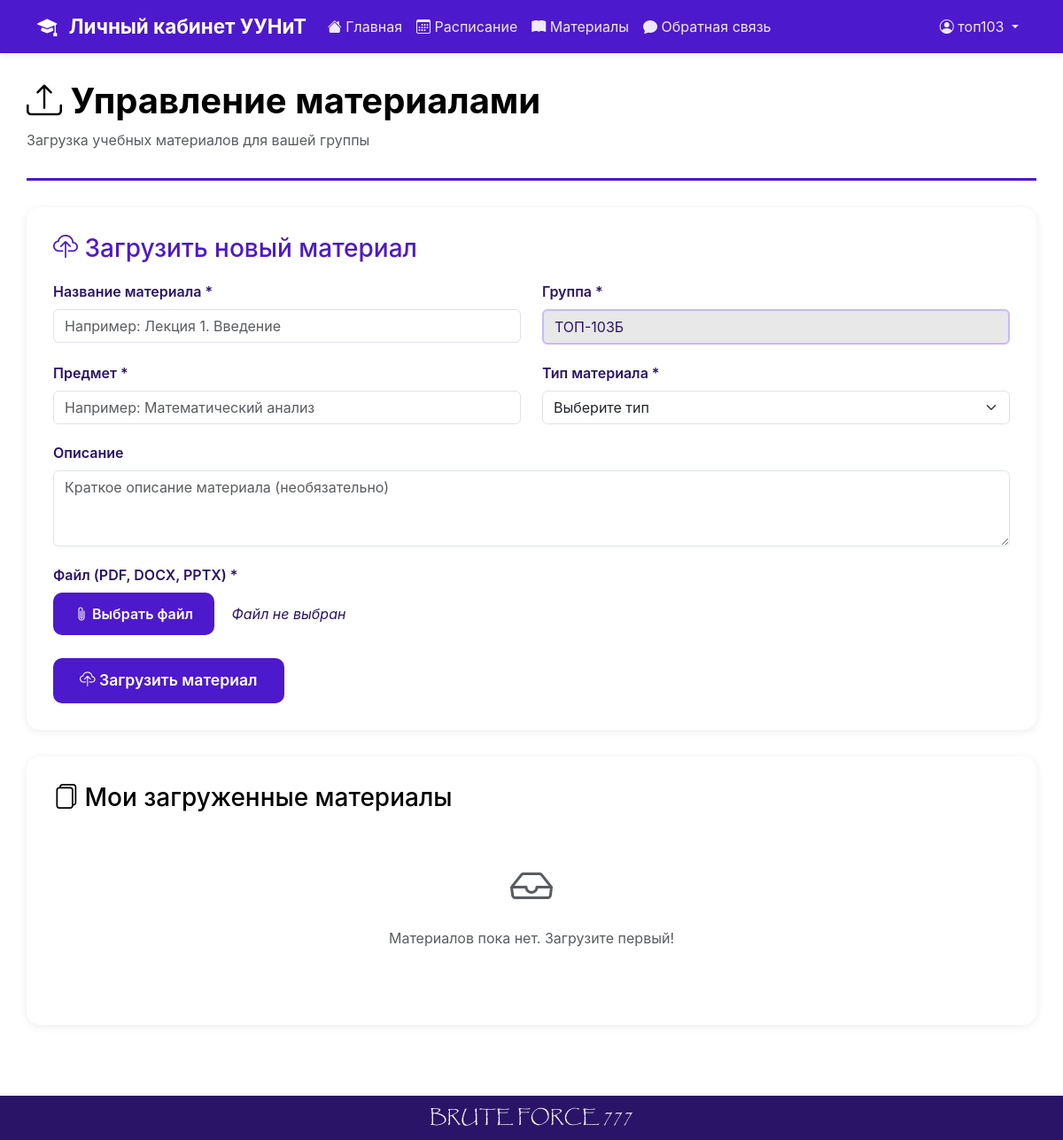
Before: /student/upload_material_page (signed in) with the older database file.
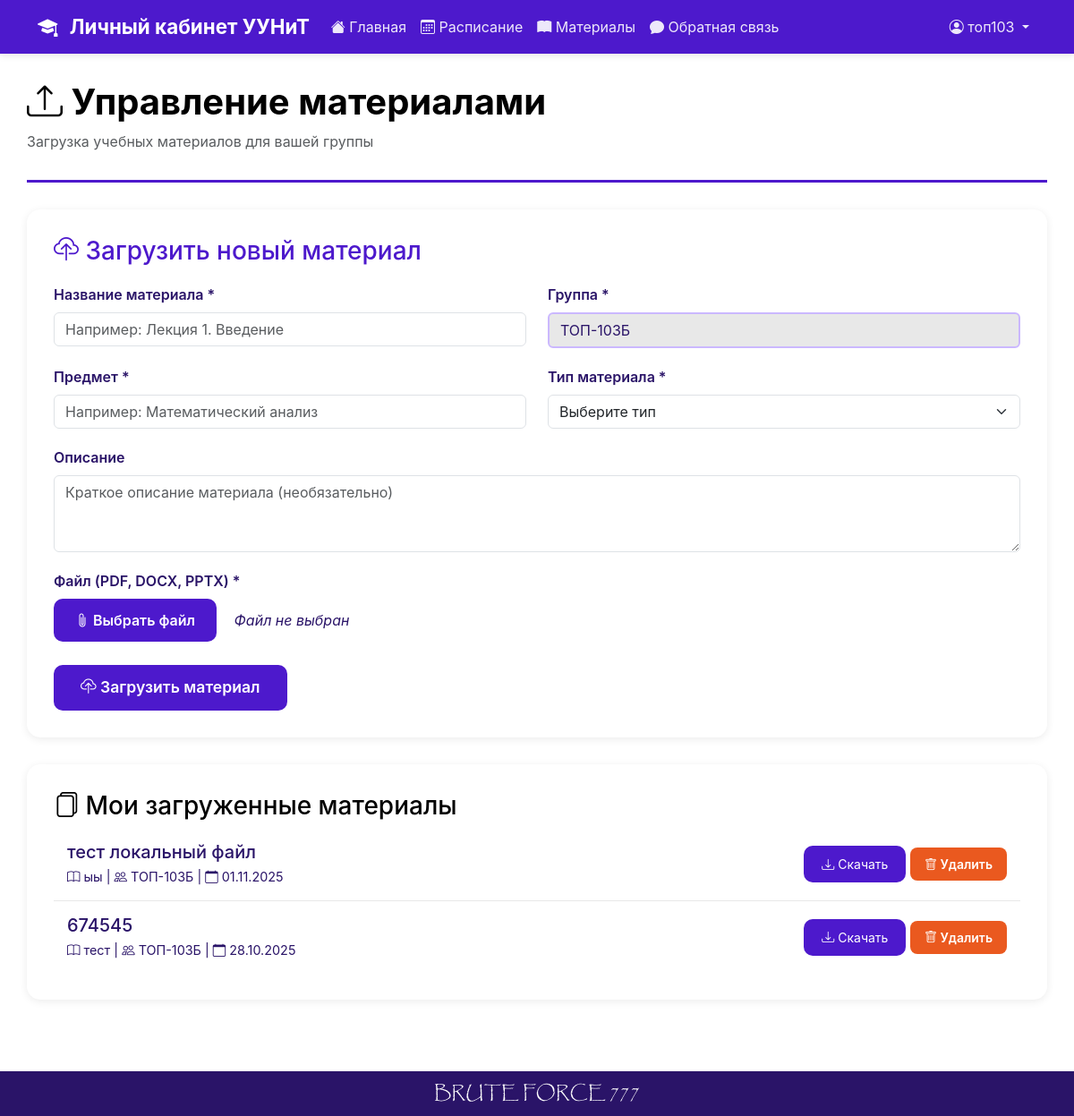
After: the same page with the newer database file.
### data/materials.py (models this page shows, shortened)
class Material(SqlAlchemyBase):
    __tablename__ = 'materials'
    id = sqlalchemy.Column(sqlalchemy.Integer, primary_key=True, autoincrement=True)
    group_name = sqlalchemy.Column(sqlalchemy.String, nullable=False)
    subject = sqlalchemy.Column(sqlalchemy.String, nullable=False)
    title = sqlalchemy.Column(sqlalchemy.String, nullable=False)
    description = sqlalchemy.Column(sqlalchemy.Text, nullable=True)
    file_path = sqlalchemy.Column(sqlalchemy.String, nullable=False)
    file_type = sqlalchemy.Column(sqlalchemy.String, nullable=False)
    teacher_name = sqlalchemy.Column(sqlalchemy.String, nullable=False)
    upload_date = sqlalchemy.Column(sqlalchemy.DateTime, default=sqlalchemy.func.now())
    uploaded_by_role = sqlalchemy.Column(sqlalchemy.String, default='teacher')

### app.py (the view)
@app.route('/student/upload_material_page')
@login_required_custom
def student_upload_material_page():
    if session.get('role') != 'student':
        return redirect(url_for('index'))
    s = db_session.create_session()
    student_name = session.get('username')
    materials = s.query(Material).filter(Material.teacher_name == student_name, Material.uploaded_by_role == 'student').order_by(Material.upload_date.desc()).all()
    s.close()
    success = request.args.get('success')
    error = request.args.get('error')
    return render_template('student_upload_material.html', materials=materials, success=success, error=error)

### app.py (called while the page is built)
def login_required_custom(f):
    @wraps(f)
    def decorated_function(*args, **kwargs):
        if 'user_id' not in session:
            return redirect(url_for('login'))
        return f(*args, **kwargs)
    return decorated_function

### data/db_session.py (called while the page is built)
def create_session() -> Session:
    global __factory
    return __factory()

### templates/student_upload_material.html (shortened to what this page needs)
{% extends "base.html" %} {% block title %}Управление материалами{% endblock %}  {% block content %}
<div class="page-header">
    <h1><i class="bi bi-upload"></i> Управление материалами</h1>
    <p class="text-muted">Загрузка учебных материалов для вашей группы</p>
</div>
<div class="upload-section">
    <h3><i class="bi bi-cloud-upload"></i> Загрузить новый материал</h3>
    <form method="POST" action="/student/upload_material" enctype="multipart/form-data">
        <div class="row">
            <div class="col-md-6">
                <div class="form-group">
                    <label>Название материала *</label>
                    <input type="text" class="form-control" name="title" required placeholder="Например: Лекция 1. Введение">
                </div>
            </div>
            <div class="col-md-6">
                <div class="form-group">
                    <label>Группа *</label>
                    <input type="text" class="form-control auto-field" value="{{ session.group }}" readonly>
                </div>
            </div>
        </div>
        <div class="row">
            <div class="col-md-6">
                <div class="form-group">
                    <label>Предмет *</label>
                    <input type="text" class="form-control" name="subject" required placeholder="Например: Математический анализ">
                </div>
            </div>
            <div class="col-md-6">
                <div class="form-group">
                    <label>Тип материала *</label>
                    <select class="form-select" name="file_type" required>
                        <option value="">Выберите тип</option>
                    </select>
                </div>
            </div>
        </div>
        <div class="form-group">
            <label>Описание</label>
            <textarea class="form-control" name="description" rows="3" placeholder="Краткое описание материала (необязательно)"></textarea>
        </div>
        <div class="form-group">
            <label>Файл (PDF, DOCX, PPTX) *</label>
            <div class="file-upload-wrapper">
                <div class="file-upload-button">
                    <i class="bi bi-paperclip"></i> Выбрать файл
                </div>
                <span class="file-name" id="fileName">Файл не выбран</span>
            </div>
        </div>
        <button type="submit" class="btn btn-upload">
            <i class="bi bi-cloud-upload"></i> Загрузить материал
        </button>
    </form>
</div>
<div class="materials-list">
    <h3><i class="bi bi-files"></i> Мои загруженные материалы</h3>
    {% if materials %} {% for material in materials %}
    <div class="material-item">
        <div class="material-info">
            <h5>{{ material.title }}</h5>
            <div class="material-meta">
                <span><i class="bi bi-book"></i> {{ material.subject }}</span> |
                <span><i class="bi bi-people"></i> {{ material.group_name }}</span> |
                <span><i class="bi bi-calendar"></i> {{ material.upload_date.strftime('%d.%m.%Y') }}</span>
            </div>
        </div>
        <div>
            <a href="/download/material/{{ material.id }}" class="btn btn-sm btn-primary">
                <i class="bi bi-download"></i> Скачать
            </a>
            <form method="POST" action="/student/delete_material/{{ material.id }}" style="display: inline;" onsubmit="return confirm('Удалить этот материал?')">
                <button type="submit" class="btn btn-sm btn-delete">
                        <i class="bi bi-trash"></i> Удалить
                    </button>
            </form>
        </div>
    </div>
    {% endfor %} {% else %}
    <p class="text-muted text-center" style="padding: 40px 0;">
        <i class="bi bi-inbox" style="font-size: 48px; display: block; margin-bottom: 10px;"></i> Материалов пока нет. Загрузите первый!
    </p>
    {% endif %}
</div>
{% endblock %}

Changed rows visible on the page:
added Material: title "тест локальный файл", subject "ыы", group_name "ТОП-103Б", upload_date "01.11.2025"
now on this page (row edited): Material: title "674545", subject "тест", group_name "ТОП-103Б", upload_date "28.10.2025"
Other visible differences:
text no longer shown: "Материалов пока нет. Загрузите первый!"
